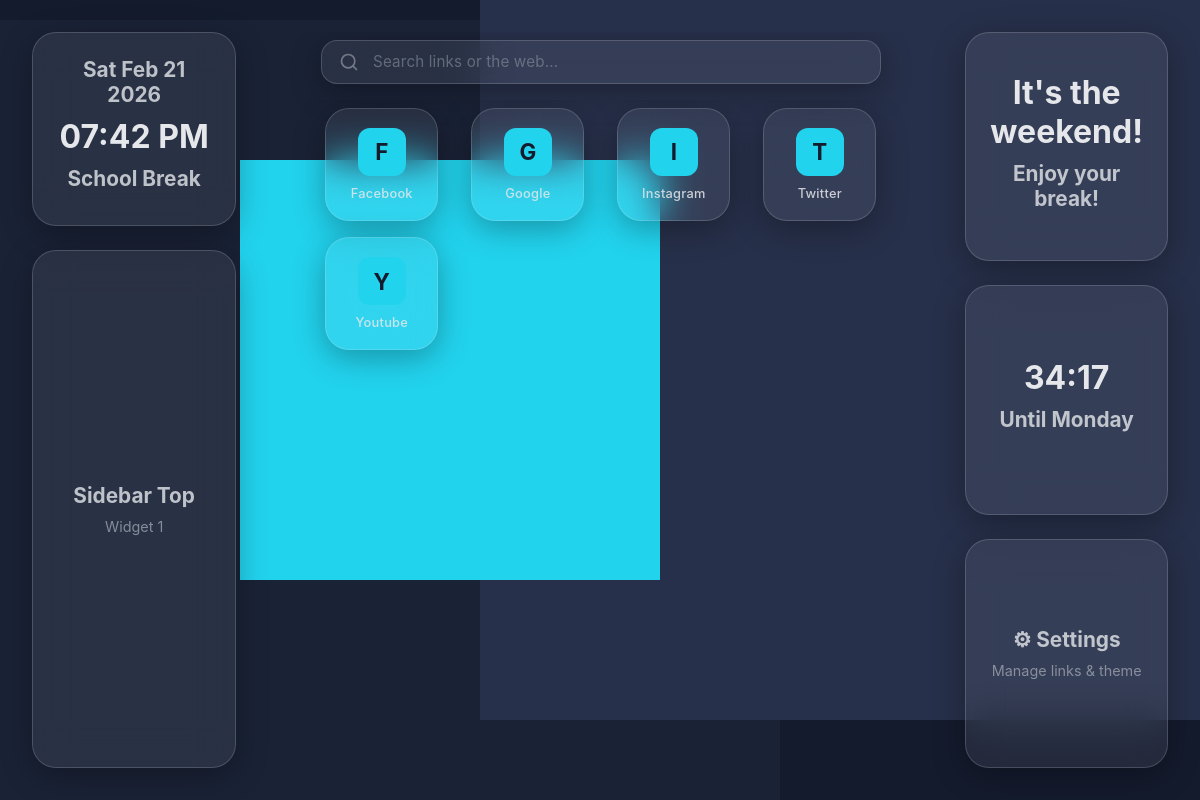
The app's page /app/index.php, older data.
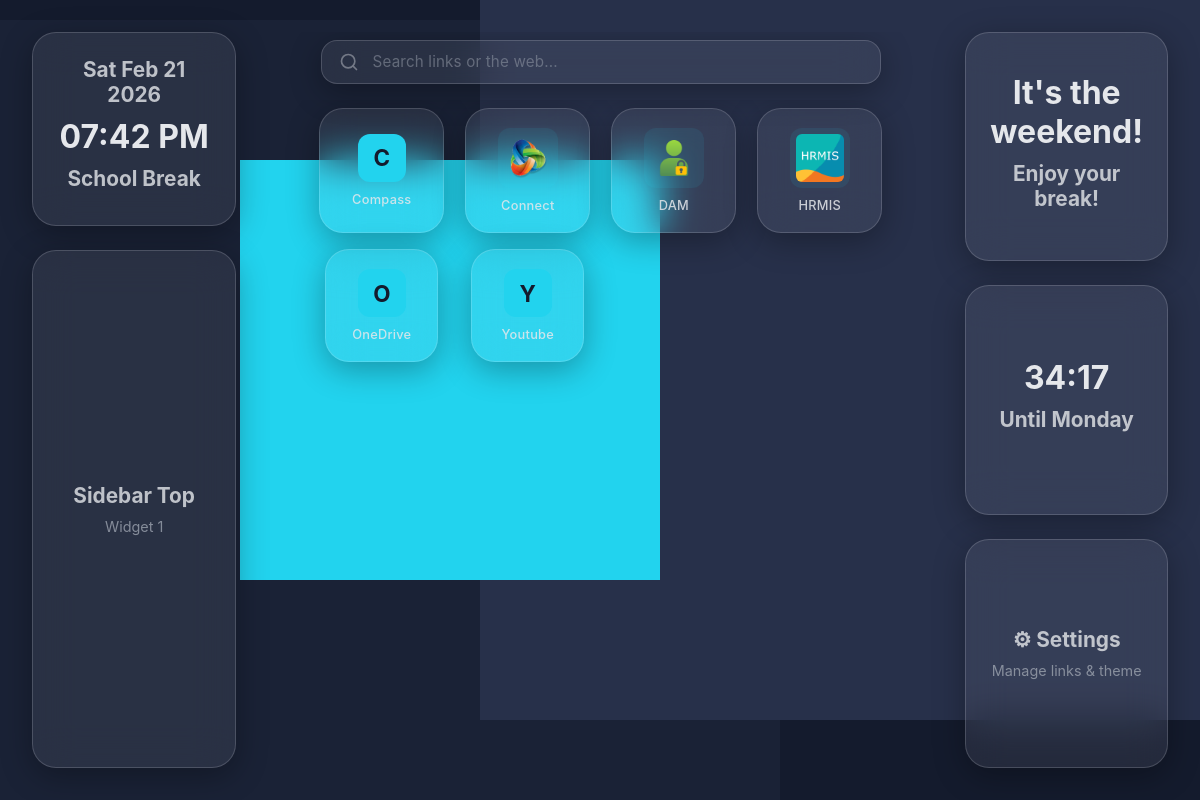
The same page, newer data.
### tables this page shows
CREATE TABLE settings (
    setting_key VARCHAR(50) PRIMARY KEY,
    setting_value VARCHAR(255) NOT NULL
);

CREATE TABLE def_links (
    id INT AUTO_INCREMENT PRIMARY KEY,
    name VARCHAR(50) NOT NULL,
    url VARCHAR(255) NOT NULL,
    icon_path VARCHAR(255) DEFAULT NULL
);

### app/includes/backgrounds.php (called while the page is built, shortened)
<?php
function loadActiveBackground(PDO $pdo): string
{
    $stmt = $pdo->query("SELECT setting_value FROM settings WHERE setting_key = 'active_background'");
    $row = $stmt->fetch();
    $key = $row ? $row['setting_value'] : 'blobs';
    $bgs = getBackgrounds();
    return isset($bgs[$key]) ? $key : 'blobs';
}
function renderBackground(string $key): string
{
    $bgs = getBackgrounds();
    $bg = $bgs[$key] ?? $bgs['blobs'];
    return $bg['html'] . "\n" . $bg['css'];
}

### app/index.php (the view, shortened to what this page needs)
<?php
require 'includes/backgrounds.php';
$pdo = getDb('viewer');
$activeBgKey = loadActiveBackground($pdo);
$stmt = $pdo->query("
    SELECT name, url, icon_path
    FROM def_links
    ORDER BY name
");
$links = $stmt->fetchAll();
?>
<!DOCTYPE html>
<html lang="en">
<head>
    <link rel="stylesheet" href="css/styles.css">
</head>
<body>
    <div class="background-container">
        <?= renderBackground($activeBgKey) ?>
    </div>
    <div class="ui-container">
        <div class="col-left">
            <div class="glass-box">
                <h2><div id="currentdd"></div></h2>
                <h4><div id="currenttt"></div></h4>
                <h2><div id="week"></div></h2>
            </div>
            <div class="glass-box">
                <h2>Sidebar Top</h2>
                <p>Widget 1</p>
            </div>
        </div>
        <div class="col-mid">
            <div class="search-bar-container">
                <div class="search-bar glass-box">
                    <svg class="search-icon" width="20" height="20" viewBox="0 0 24 24" fill="none" stroke="currentColor" stroke-width="2" stroke-linecap="round" stroke-linejoin="round">
                        <circle cx="11" cy="11" r="8"/>
                        <line x1="21" y1="21" x2="16.65" y2="16.65"/>
                    </svg>
                    <input type="text" id="searchInput" class="search-input" placeholder="Search links or the web..." autocomplete="off" autofocus>
                </div>
            </div>
            <div class="links-wrapper">
                <div class="links-grid" id="linksGrid">
                    <?php foreach ($links as $link):
                        $parsedUrl = parse_url($link['url']);
                        $domain = $parsedUrl['host'] ?? '';
                        $hasCustomIcon = !empty($link['icon_path']);
                        if ($hasCustomIcon) {
                            $iconSrc = htmlspecialchars($link['icon_path']);
                        } else {
                            $iconSrc = "https://www.google.com/s2/favicons?domain=" . urlencode($domain) . "&sz=128";
                        }
                    ?>
                    <a class="link-card glass-box"
                       href="<?= htmlspecialchars($link['url']) ?>"
                       target="_blank"
                       rel="noopener noreferrer"
                       data-name="<?= htmlspecialchars(strtolower($link['name'])) ?>">
                        <img class="link-icon"
                             src="<?= $iconSrc ?>"
                             alt="<?= htmlspecialchars($link['name']) ?>"
                             loading="lazy"
                             onerror="this.style.display='none'; this.nextElementSibling.style.display='flex';">
                        <div class="link-icon-fallback" style="display:none;">
                            <?= strtoupper(mb_substr($link['name'], 0, 1)) ?>
                        </div>
                        <span class="link-name"><?= htmlspecialchars($link['name']) ?></span>
                    </a>
                    <?php endforeach; ?>
                </div>
            </div>
        </div>
        <div class="col-right">
            <div class="glass-box">
                <h4><div id="wearenow"></div></h4>
                <h2><div id="wearenowlabel"></div></h2>
            </div>
            <div class="glass-box">
                <h4><div id="countdown"></div></h4>
                <h2><div id="countdowntolabel"></div></h2>
            </div>
            <a href="/admin/" class="glass-box settings-link">
                <h2>⚙ Settings</h2>
                <p>Manage links & theme</p>
            </a>
        </div>
    </div>
</body>
</html>

### app/css/styles.css (style rules this page uses)
:root { --bground-colour: #0F172A; --fground-colour: #111827; --cground-colour: #1E293B; --highlights-colour: #22D3EE; --primtext-colour: #E5E7EB; --sectext-colour: #9CA3AF; --glass-bg: rgba(229, 231, 235, 0.08); --glass-border: rgba(229, 231, 235, 0.18); --glass-shadow: 0 8px 32px 0 rgba(0, 0, 0, 0.3); --highlight-rgb: 34, 211, 238; }
html, body { margin: 0; padding: 0; height: 100%; width: 100%; overflow: hidden; font-family: -apple-system, BlinkMacSystemFont, "Segoe UI", Roboto, sans-serif; background-color: var(--bground-colour); color: var(--primtext-colour); box-sizing: border-box; }
.background-container { position: fixed; top: 0; left: 0; width: 100vw; height: 100vh; background-color: var(--bground-colour); z-index: 0; overflow: hidden; pointer-events: none; }
.ui-container { position: relative; z-index: 1; height: 100vh; padding: 2rem; box-sizing: border-box; display: grid; grid-template-columns: 0.75fr 2.5fr 0.5fr; gap: 1.5rem; }
.col-left { display: grid; grid-template-rows: 0.25fr 1fr; gap: 1.5rem; }
.col-right { display: grid; grid-template-rows: 1fr 1fr 1fr; gap: 1.5rem; }
.glass-box { background: var(--glass-bg); backdrop-filter: blur(20px); -webkit-backdrop-filter: blur(20px); border: 1px solid var(--glass-border); border-radius: 24px; box-shadow: var(--glass-shadow); padding: 1.5rem; display: flex; flex-direction: column; justify-content: center; align-items: center; text-align: center; transition: 0.3s; width: 100%; height: 100%; box-sizing: border-box; }
h2 { margin: 0 0 10px 0; font-size: 1.3rem; opacity: 0.8; }
h4 { margin: 0 0 10px 0; font-weight: bolder; font-size: 2rem; }
p { margin: 0; font-size: 0.9rem; opacity: 0.8; color: var(--sectext-colour); }
.col-mid { display: flex; flex-direction: column; align-items: center; overflow: hidden; min-height: 0; gap: 1rem; }
.search-bar-container { width: 100%; max-width: 560px; position: relative; z-index: 10; flex-shrink: 0; margin-top: 0.5rem; }
.search-bar { flex-direction: row; padding: 0.65rem 1.1rem; border-radius: 16px; gap: 0.7rem; height: auto; width: 100%; transition: border-color 0.25s ease, box-shadow 0.25s ease, background 0.25s ease; }
.search-icon { flex-shrink: 0; opacity: 0.4; transition: opacity 0.25s; }
.search-input { flex: 1; background: none; border: none; outline: none; color: var(--primtext-colour); font-size: 0.95rem; font-family: inherit; letter-spacing: 0.01em; }
.search-input::placeholder { color: var(--sectext-colour); opacity: 0.5; }
.links-wrapper { flex: 1; width: 100%; max-height: 100%; overflow-y: auto; overflow-x: hidden; display: flex; align-items: flex-start; justify-content: center; }
.links-grid { display: grid; grid-template-columns: repeat(auto-fill, minmax(120px, 1fr)); gap: 1rem; width: 100%; padding: 0.5rem; box-sizing: border-box; justify-items: center; }
.link-card { text-decoration: none; color: var(--primtext-colour); padding: 1.2rem 1rem; gap: 0.6rem; aspect-ratio: 1 / 1; transition: transform 0.25s ease, background 0.3s ease, border-color 0.3s ease, box-shadow 0.3s ease, opacity 0.25s ease; cursor: pointer; width: auto; height: auto; }
.link-icon { width: 48px; height: 48px; object-fit: contain; border-radius: 12px; background: rgba(var(--highlight-rgb), 0.08); padding: 6px; flex-shrink: 0; transition: opacity 0.3s ease; }
.link-icon-fallback { width: 48px; height: 48px; border-radius: 12px; background: var(--highlights-colour); color: var(--bground-colour); font-size: 1.4rem; font-weight: 700; display: flex; justify-content: center; align-items: center; flex-shrink: 0; }
.link-name { font-size: 0.8rem; font-weight: 500; opacity: 0.85; letter-spacing: 0.02em; line-height: 1.2; max-width: 100%; overflow: hidden; text-overflow: ellipsis; white-space: nowrap; }
.settings-link { text-decoration: none; color: var(--primtext-colour); cursor: pointer; }

Row changes from the older to the newer data that the page shows:
removed def_links: name "F", name "Facebook"
removed def_links: name "G", name "Google"
removed def_links: name "I", name "Instagram"
removed def_links: name "T", name "Twitter"
added def_links: name "C", name "Compass"
added def_links: icon_path (picture), name "Connect"
added def_links: icon_path (picture), name "DAM"
added def_links: icon_path (picture), name "HRMIS"
added def_links: name "O", name "OneDrive"
